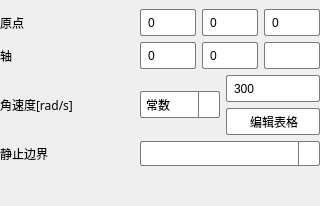
     <widget class="QWidget" name="tab_2">
      <attribute name="icon">
       <iconset>
        <normaloff>../res/RotatingReferenceFrame.png</normaloff>../res/RotatingReferenceFrame.png</iconset>
      </attribute>
      <attribute name="title">
       <string>旋转参考系</string>
      </attribute>
      <layout class="QGridLayout" name="gridLayout_10">
       <property name="leftMargin">
        <number>0</number>
       </property>
       <property name="topMargin">
        <number>9</number>
       </property>
       <property name="rightMargin">
        <number>0</number>
       </property>
       <property name="bottomMargin">
        <number>0</number>
       </property>
       <item row="0" column="0">
        <layout class="QVBoxLayout" name="verticalLayout_10">
         <item>
          <layout class="QHBoxLayout" name="horizontalLayout_72">
           <item>
            <widget class="QLabel" name="label_69">
             <property name="minimumSize">
              <size>
               <width>80</width>
               <height>27</height>
              </size>
             </property>
             <property name="maximumSize">
              <size>
               <width>80</width>
               <height>27</height>
              </size>
             </property>
             <property name="font">
              <font>
               <family>Microsoft YaHei</family>
               <pointsize>9</pointsize>
              </font>
             </property>
             <property name="text">
              <string>原点</string>
             </property>
            </widget>
           </item>
           <item>
            <spacer name="horizontalSpacer_44">
             <property name="orientation">
              <enum>Qt::Horizontal</enum>
             </property>
             <property name="sizeType">
              <enum>QSizePolicy::Expanding</enum>
             </property>
             <property name="sizeHint" stdset="0">
              <size>
               <width>20</width>
               <height>20</height>
              </size>
             </property>
            </spacer>
           </item>
           <item>
            <layout class="QHBoxLayout" name="horizontalLayout_73">
             <item>
              <widget class="QLineEdit" name="lineEdit_85">
               <property name="minimumSize">
                <size>
                 <width>56</width>
                 <height>27</height>
                </size>
               </property>
               <property name="maximumSize">
                <size>
                 <width>56</width>
                 <height>27</height>
                </size>
               </property>
               <property name="styleSheet">
                <string notr="true">QLineEdit {
    background-color: white;
    border: 1px solid rgb(122, 122, 122); /* 默认边界颜色 */
    border-radius: 2px;
    padding: 5px;
    min-height: 15px;
}

QLineEdit:hover {
    border: 1px solid rgb(23, 23, 23); /* 鼠标悬浮时边界颜色 */
}

QLineEdit:focus {
    border: 1px solid rgb(23, 23, 23); /* 焦点时边界颜色 */
    background-color: #f0f0f0; /* 焦点时背景颜色 */
}

QLineEdit:disabled {
    background-color: #e0e0e0; /* 禁用时背景颜色 */
    border: 1px solid rgb(122, 122, 122); /* 禁用时边界颜色 */
    color: #a0a0a0; /* 禁用时文字颜色 */
}
</string>
               </property>
               <property name="text">
                <string>0</string>
               </property>
              </widget>
             </item>
             <item>
              <widget class="QLineEdit" name="lineEdit_86">
               <property name="minimumSize">
                <size>
                 <width>56</width>
                 <height>27</height>
                </size>
               </property>
               <property name="maximumSize">
                <size>
                 <width>56</width>
                 <height>27</height>
                </size>
               </property>
               <property name="styleSheet">
                <string notr="true">QLineEdit {
    background-color: white;
    border: 1px solid rgb(122, 122, 122); /* 默认边界颜色 */
    border-radius: 2px;
    padding: 5px;
    min-height: 15px;
}

QLineEdit:hover {
    border: 1px solid rgb(23, 23, 23); /* 鼠标悬浮时边界颜色 */
}

QLineEdit:focus {
    border: 1px solid rgb(23, 23, 23); /* 焦点时边界颜色 */
    background-color: #f0f0f0; /* 焦点时背景颜色 */
}

QLineEdit:disabled {
    background-color: #e0e0e0; /* 禁用时背景颜色 */
    border: 1px solid rgb(122, 122, 122); /* 禁用时边界颜色 */
    color: #a0a0a0; /* 禁用时文字颜色 */
}
</string>
               </property>
               <property name="text">
                <string>0</string>
               </property>
              </widget>
             </item>
             <item>
              <widget class="QLineEdit" name="lineEdit_87">
               <property name="minimumSize">
                <size>
                 <width>56</width>
                 <height>27</height>
                </size>
               </property>
               <property name="maximumSize">
                <size>
                 <width>56</width>
                 <height>27</height>
                </size>
               </property>
               <property name="styleSheet">
                <string notr="true">QLineEdit {
    background-color: white;
    border: 1px solid rgb(122, 122, 122); /* 默认边界颜色 */
    border-radius: 2px;
    padding: 5px;
    min-height: 15px;
}

QLineEdit:hover {
    border: 1px solid rgb(23, 23, 23); /* 鼠标悬浮时边界颜色 */
}

QLineEdit:focus {
    border: 1px solid rgb(23, 23, 23); /* 焦点时边界颜色 */
    background-color: #f0f0f0; /* 焦点时背景颜色 */
}

QLineEdit:disabled {
    background-color: #e0e0e0; /* 禁用时背景颜色 */
    border: 1px solid rgb(122, 122, 122); /* 禁用时边界颜色 */
    color: #a0a0a0; /* 禁用时文字颜色 */
}
</string>
               </property>
               <property name="text">
                <string>0</string>
               </property>
              </widget>
             </item>
            </layout>
           </item>
          </layout>
         </item>
         <item>
          <layout class="QHBoxLayout" name="horizontalLayout_74">
           <item>
            <widget class="QLabel" name="label_70">
             <property name="minimumSize">
              <size>
               <width>80</width>
               <height>27</height>
              </size>
             </property>
             <property name="maximumSize">
              <size>
               <width>80</width>
               <height>27</height>
              </size>
             </property>
             <property name="font">
              <font>
               <family>Microsoft YaHei</family>
               <pointsize>9</pointsize>
              </font>
             </property>
             <property name="text">
              <string>轴</string>
             </property>
            </widget>
           </item>
           <item>
            <spacer name="horizontalSpacer_45">
             <property name="orientation">
              <enum>Qt::Horizontal</enum>
             </property>
             <property name="sizeType">
              <enum>QSizePolicy::Expanding</enum>
             </property>
             <property name="sizeHint" stdset="0">
              <size>
               <width>20</width>
               <height>20</height>
              </size>
             </property>
            </spacer>
           </item>
           <item>
            <layout class="QHBoxLayout" name="horizontalLayout_75">
             <item>
              <widget class="QLineEdit" name="lineEdit_88">
               <property name="minimumSize">
                <size>
                 <width>56</width>
                 <height>27</height>
                </size>
               </property>
               <property name="maximumSize">
                <size>
                 <width>56</width>
                 <height>27</height>
                </size>
               </property>
               <property name="styleSheet">
                <string notr="true">QLineEdit {
    background-color: white;
    border: 1px solid rgb(122, 122, 122); /* 默认边界颜色 */
    border-radius: 2px;
    padding: 5px;
    min-height: 15px;
}

QLineEdit:hover {
    border: 1px solid rgb(23, 23, 23); /* 鼠标悬浮时边界颜色 */
}

QLineEdit:focus {
    border: 1px solid rgb(23, 23, 23); /* 焦点时边界颜色 */
    background-color: #f0f0f0; /* 焦点时背景颜色 */
}

QLineEdit:disabled {
    background-color: #e0e0e0; /* 禁用时背景颜色 */
    border: 1px solid rgb(122, 122, 122); /* 禁用时边界颜色 */
    color: #a0a0a0; /* 禁用时文字颜色 */
}
</string>
               </property>
               <property name="text">
                <string>0</string>
               </property>
              </widget>
             </item>
             <item>
              <widget class="QLineEdit" name="lineEdit_89">
               <property name="minimumSize">
                <size>
                 <width>56</width>
                 <height>27</height>
                </size>
               </property>
               <property name="maximumSize">
                <size>
                 <width>56</width>
                 <height>27</height>
                </size>
               </property>
               <property name="styleSheet">
                <string notr="true">QLineEdit {
    background-color: white;
    border: 1px solid rgb(122, 122, 122); /* 默认边界颜色 */
    border-radius: 2px;
    padding: 5px;
    min-height: 15px;
}

QLineEdit:hover {
    border: 1px solid rgb(23, 23, 23); /* 鼠标悬浮时边界颜色 */
}

QLineEdit:focus {
    border: 1px solid rgb(23, 23, 23); /* 焦点时边界颜色 */
    background-color: #f0f0f0; /* 焦点时背景颜色 */
}

QLineEdit:disabled {
    background-color: #e0e0e0; /* 禁用时背景颜色 */
    border: 1px solid rgb(122, 122, 122); /* 禁用时边界颜色 */
    color: #a0a0a0; /* 禁用时文字颜色 */
}
</string>
               </property>
               <property name="text">
                <string>0</string>
               </property>
              </widget>
             </item>
             <item>
              <widget class="QLineEdit" name="lineEdit_90">
               <property name="minimumSize">
                <size>
                 <width>56</width>
                 <height>27</height>
                </size>
               </property>
               <property name="maximumSize">
                <size>
                 <width>56</width>
                 <height>27</height>
                </size>
               </property>
               <property name="styleSheet">
                <string notr="true">QLineEdit {
    background-color: white;
    border: 1px solid rgb(122, 122, 122); /* 默认边界颜色 */
    border-radius: 2px;
    padding: 5px;
    min-height: 15px;
}

QLineEdit:hover {
    border: 1px solid rgb(23, 23, 23); /* 鼠标悬浮时边界颜色 */
}

QLineEdit:focus {
    border: 1px solid rgb(23, 23, 23); /* 焦点时边界颜色 */
    background-color: #f0f0f0; /* 焦点时背景颜色 */
}

QLineEdit:disabled {
    background-color: #e0e0e0; /* 禁用时背景颜色 */
    border: 1px solid rgb(122, 122, 122); /* 禁用时边界颜色 */
    color: #a0a0a0; /* 禁用时文字颜色 */
}
</string>
               </property>
               <property name="text">
                <string/>
               </property>
              </widget>
             </item>
            </layout>
           </item>
          </layout>
         </item>
         <item>
          <layout class="QHBoxLayout" name="horizontalLayout_76">
           <item>
            <widget class="QLabel" name="label_42">
             <property name="minimumSize">
              <size>
               <width>100</width>
               <height>27</height>
              </size>
             </property>
             <property name="maximumSize">
              <size>
               <width>100</width>
               <height>27</height>
              </size>
             </property>
             <property name="font">
              <font>
               <family>Microsoft YaHei</family>
               <pointsize>9</pointsize>
              </font>
             </property>
             <property name="text">
              <string>角速度[rad/s]</string>
             </property>
            </widget>
           </item>
           <item>
            <spacer name="horizontalSpacer_26">
             <property name="orientation">
              <enum>Qt::Horizontal</enum>
             </property>
             <property name="sizeType">
              <enum>QSizePolicy::Expanding</enum>
             </property>
             <property name="sizeHint" stdset="0">
              <size>
               <width>17</width>
               <height>17</height>
              </size>
             </property>
            </spacer>
           </item>
           <item>
            <widget class="QComboBox" name="comboBox_20">
             <property name="minimumSize">
              <size>
               <width>80</width>
               <height>27</height>
              </size>
             </property>
             <property name="maximumSize">
              <size>
               <width>80</width>
               <height>27</height>
              </size>
             </property>
             <property name="styleSheet">
              <string notr="true">QComboBox {
    background-color: white;
    border: 1px solid rgb(122, 122, 122); /* 默认边界颜色 */
    border-radius: 2px;
    padding: 5px;
    min-height: 15px;
}

QComboBox:hover {
    border: 1px solid rgb(23, 23, 23); /* 鼠标悬浮时边界颜色 */
}

QComboBox::drop-down {
    subcontrol-origin: padding;
    subcontrol-position: top right;
    width: 20px;
    border-left-width: 1px;
    border-left-color: rgb(122, 122, 122); /* 默认边界颜色 */
    border-left-style: solid;
    border-top-right-radius: 3px;
    border-bottom-right-radius: 3px;
}

QComboBox::drop-down:hover {
    border-left-color: rgb(23, 23, 23); /* 鼠标悬浮时边界颜色 */
}

QComboBox::down-arrow {
    image: url(&quot;../res/arrow.png&quot;); /* 使用相对路径 */
    width: 10px;
    height: 10px;
}

QComboBox QAbstractItemView {
    border: 1px solid rgb(122, 122, 122); /* 默认边界颜色 */
    selection-background-color: #f0f0f0;
    selection-color: black;
    outline: 0px;
}

QComboBox QAbstractItemView::item {
    min-height: 25px; /* 增加选项高度 */
}

QComboBox QAbstractItemView QScrollBar:vertical {
    border: 1px solid rgb(122, 122, 122); /* 默认边界颜色 */
    background: white;
    width: 12px;
    margin: 0px 0px 0px 0px;
}

QComboBox QAbstractItemView QScrollBar::handle:vertical {
    background: #bfbfbf;
    min-height: 20px;
    border-radius: 5px;
}

QComboBox QAbstractItemView QScrollBar::add-line:vertical {
    background: white;
    height: 0px;
    subcontrol-position: bottom;
    subcontrol-origin: margin;
}

QComboBox QAbstractItemView QScrollBar::sub-line:vertical {
    background: white;
    height: 0px;
    subcontrol-position: top;
    subcontrol-origin: margin;
}

QComboBox QAbstractItemView QScrollBarup-arrow:vertical, 
QComboBox QAbstractItemView QScrollBardown-arrow:vertical {
    border: none;
    width: 0px;
    height: 0px;
    background: none;
}

QComboBox QAbstractItemView QScrollBaradd-page:vertical, 
QComboBox QAbstractItemView QScrollBarsub-page:vertical {
    background: none;
}

</string>
             </property>
             <item>
              <property name="text">
               <string>常数</string>
              </property>
             </item>
             <item>
              <property name="text">
               <string>表格</string>
              </property>
             </item>
            </widget>
           </item>
           <item>
            <layout class="QVBoxLayout" name="verticalLayout_12">
             <item>
              <widget class="QLineEdit" name="lineEdit_26">
               <property name="minimumSize">
                <size>
                 <width>94</width>
                 <height>27</height>
                </size>
               </property>
               <property name="maximumSize">
                <size>
                 <width>94</width>
                 <height>27</height>
                </size>
               </property>
               <property name="styleSheet">
                <string notr="true">QLineEdit {
    background-color: white;
    border: 1px solid rgb(122, 122, 122); /* 默认边界颜色 */
    border-radius: 2px;
    padding: 5px;
    min-height: 15px;
}

QLineEdit:hover {
    border: 1px solid rgb(23, 23, 23); /* 鼠标悬浮时边界颜色 */
}

QLineEdit:focus {
    border: 1px solid rgb(23, 23, 23); /* 焦点时边界颜色 */
    background-color: #f0f0f0; /* 焦点时背景颜色 */
}

QLineEdit:disabled {
    background-color: #e0e0e0; /* 禁用时背景颜色 */
    border: 1px solid rgb(122, 122, 122); /* 禁用时边界颜色 */
    color: #a0a0a0; /* 禁用时文字颜色 */
}
</string>
               </property>
               <property name="text">
                <string>300</string>
               </property>
              </widget>
             </item>
             <item>
              <widget class="QPushButton" name="pushButton_5">
               <property name="minimumSize">
                <size>
                 <width>94</width>
                 <height>27</height>
                </size>
               </property>
               <property name="maximumSize">
                <size>
                 <width>94</width>
                 <height>27</height>
                </size>
               </property>
               <property name="styleSheet">
                <string notr="true">QPushButton {
    background-color: rgb(255, 255, 255); /* 背景色 */
    border: 1px solid rgb(122, 122, 122); /* 边框色 */
    border-radius: 2px; /* 圆润边框 */
	text-align: left;
    padding-left: 23px;
}


QPushButton:hover {
    background-color: rgb(242, 242, 242); /* 鼠标悬浮背景色 */
}

QPushButton:pressed {
    background-color: rgb(235, 235, 235); /* 鼠标点击背景色 */
}
</string>
               </property>
               <property name="text">
                <string>编辑表格</string>
               </property>
              </widget>
             </item>
            </layout>
           </item>
          </layout>
         </item>
         <item>
          <layout class="QHBoxLayout" name="horizontalLayout_17">
           <property name="spacing">
            <number>0</number>
           </property>
           <item>
            <widget class="QLabel" name="label_71">
             <property name="minimumSize">
              <size>
               <width>100</width>
               <height>25</height>
              </size>
             </property>
             <property name="maximumSize">
              <size>
               <width>100</width>
               <height>25</height>
              </size>
             </property>
             <property name="text">
              <string>静止边界</string>
             </property>
            </widget>
           </item>
           <item>
            <spacer name="horizontalSpacer_77">
             <property name="orientation">
              <enum>Qt::Horizontal</enum>
             </property>
             <property name="sizeHint" stdset="0">
              <size>
               <width>40</width>
               <height>20</height>
              </size>
             </property>
            </spacer>
           </item>
           <item>
            <widget class="QComboBox" name="comboBox_9">
             <property name="minimumSize">
              <size>
               <width>180</width>
               <height>12</height>
              </size>
             </property>
             <property name="maximumSize">
              <size>
               <width>180</width>
               <height>25</height>
              </size>
             </property>
             <property name="styleSheet">
              <string notr="true">QComboBox {
    background-color: white;
    border: 1px solid rgb(122, 122, 122); /* 默认边界颜色 */
    border-radius: 2px;
    min-height: 10px;
}

QComboBox:hover {
    border: 1px solid rgb(23, 23, 23); /* 鼠标悬浮时边界颜色 */
}

QComboBox::drop-down {
    subcontrol-origin: padding;
    subcontrol-position: top right;
    width: 20px;
    border-left-width: 1px;
    border-left-color: rgb(122, 122, 122); /* 默认边界颜色 */
    border-left-style: solid;
    border-top-right-radius: 3px;
    border-bottom-right-radius: 3px;
}

QComboBox::drop-down:hover {
    border-left-color: rgb(23, 23, 23); /* 鼠标悬浮时边界颜色 */
}

QComboBox::down-arrow {
    image: url(&quot;../res/arrow.png&quot;); /* 使用相对路径 */
    width: 10px;
    height: 10px;
}

QComboBox QAbstractItemView {
    border: 1px solid rgb(122, 122, 122); /* 默认边界颜色 */
    selection-background-color: #f0f0f0;
    selection-color: black;
    outline: 0px;
}

QComboBox QAbstractItemView::item {
    min-height: 20px; /* 增加选项高度 */
}

QComboBox QAbstractItemView QScrollBar:vertical {
    border: 1px solid rgb(122, 122, 122); /* 默认边界颜色 */
    background: white;
    width: 12px;
    margin: 0px 0px 0px 0px;
}

QComboBox QAbstractItemView QScrollBar::handle:vertical {
    background: #bfbfbf;
    min-height: 20px;
    border-radius: 5px;
}

QComboBox QAbstractItemView QScrollBar::add-line:vertical {
    background: white;
    height: 0px;
    subcontrol-position: bottom;
    subcontrol-origin: margin;
}

QComboBox QAbstractItemView QScrollBar::sub-line:vertical {
    background: white;
    height: 0px;
    subcontrol-position: top;
    subcontrol-origin: margin;
}

QComboBox QAbstractItemView QScrollBarup-arrow:vertical, 
QComboBox QAbstractItemView QScrollBardown-arrow:vertical {
    border: none;
    width: 0px;
    height: 0px;
    background: none;
}

QComboBox QAbstractItemView QScrollBaradd-page:vertical, 
QComboBox QAbstractItemView QScrollBarsub-page:vertical {
    background: none;
}

</string>
             </property>
            </widget>
           </item>
          </layout>
         </item>
         <item>
          <spacer name="verticalSpacer_3">
           <property name="orientation">
            <enum>Qt::Vertical</enum>
           </property>
           <property name="sizeHint" stdset="0">
            <size>
             <width>20</width>
             <height>40</height>
            </size>
           </property>
          </spacer>
         </item>
        </layout>
       </item>
      </layout>
     </widget>
